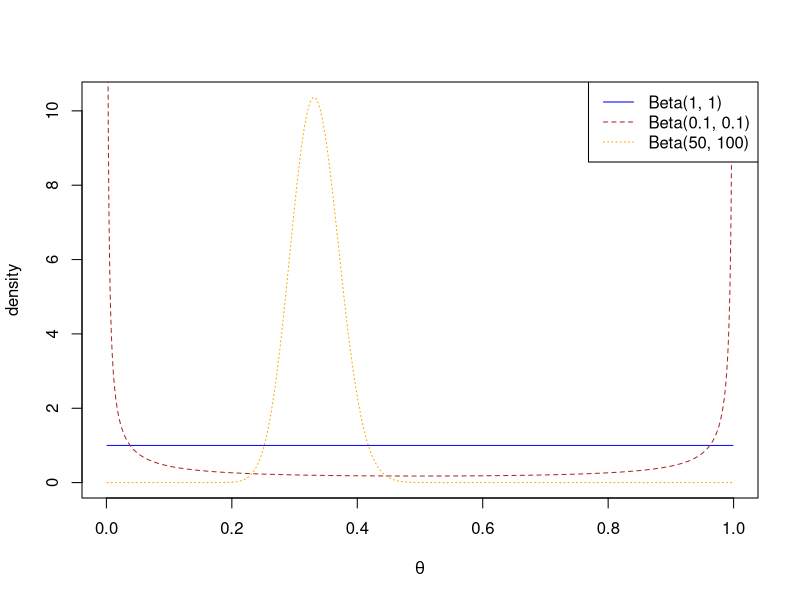
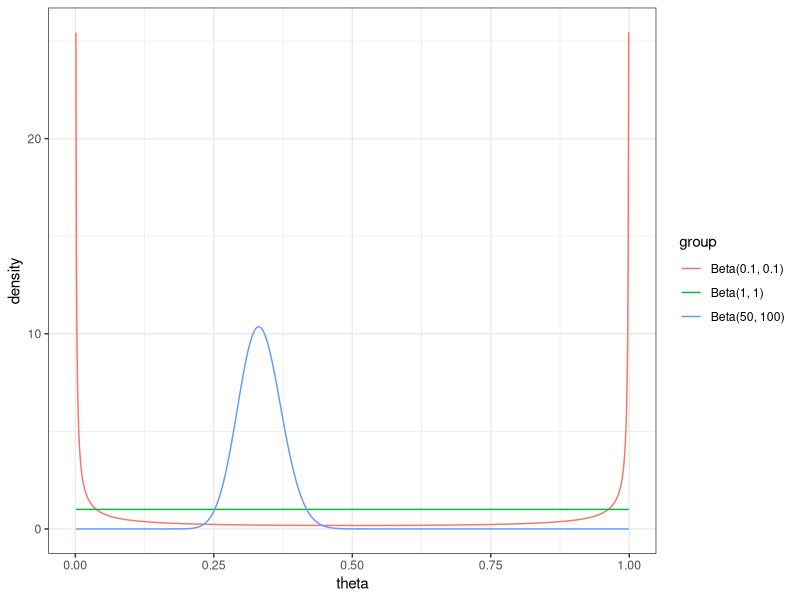

Source code (R) for these figures, in order:
### Example: Flexibility of the Beta prior

# Many conjugate priors are sufficiently flexible to approximately
# mimic your true prior beliefs.

# In this example, we look at the flexibility of the Beta
# distribution, which is a conjugate family for the
# Binomial family of Beta distributions.

# sequence of values at which to evaluate theta
theta = seq(0.001, 0.999, by = 0.001)

# Evaluate 3 beta densities with different shape parameters,
# (0.1, 0.1), (1, 1), and (50, 100)
d1 = dbeta(theta, 0.1, 0.1)
d2 = dbeta(theta, 1, 1)
d3 = dbeta(theta, 50, 100)

# plot the three different densities and note their distinct
# shapes
plot(theta, d3, type = "l", col = "orange", lty = 3,
     xlab = expression(theta),
     ylab = "density")
lines(theta, d2, col = "blue", lty = 1)
lines(theta, d1, col = "brown", lty = 2)
legend("topright",
       legend = c("Beta(1, 1)", "Beta(0.1, 0.1)", "Beta(50, 100)"),
       col = c("blue", "brown", "orange"),
       lwd = 1,
       lty = 1:3)


# a similar plot in ggplot2
# load ggplot2 if available and plot
if (requireNamespace("ggplot2")) {
  library(ggplot2)
  grp = rep(c("Beta(0.1, 0.1)", "Beta(1, 1)", "Beta(50, 100)"),
            each = length(theta))
  # convert data to data frame
  dtf = data.frame(theta = rep(theta, 3),
                   density = c(d1, d2, d3),
                   group = factor(grp))
  ggplot(data = dtf) +
    geom_line(aes(x = theta, y = density, col = group)) +
    theme_bw()
}
